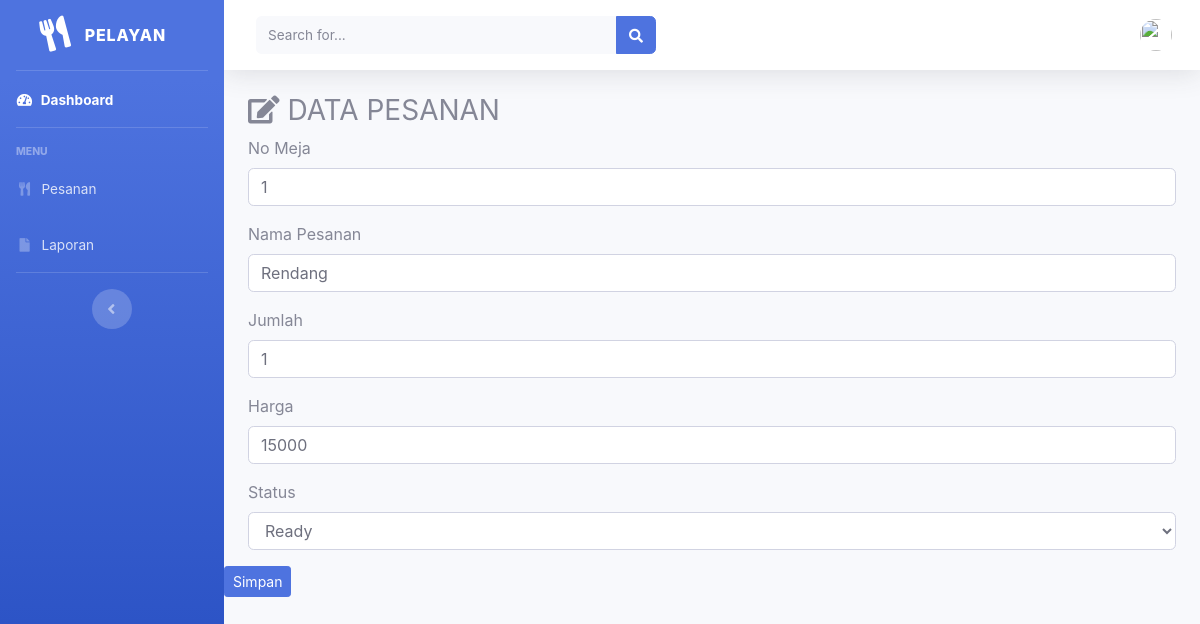
The app's page /pelayan/pesanan/edit/2 with its own data.
### tables this page shows
CREATE TABLE `pesanan` (
  `id` int(11) NOT NULL,
  `no_meja` int(11) NOT NULL,
  `id_produk` int(11) NOT NULL,
  `nama` varchar(30) NOT NULL,
  `jumlah` int(10) NOT NULL,
  `harga` int(125) NOT NULL,
  `gambar` text NOT NULL,
  `status` enum('Ready','Unavailable') NOT NULL
);

### application/controllers/pelayan/pesanan.php (called while the page is built, shortened)
<?php
class Pesanan extends CI_Controller
{
    public function edit($id)
    {
        $data['user'] = $this->db->get_where('user', ['email' => $this->session->userdata('email')])->row_array();
        $where = array('id' => $id);
        $data['pesanan'] = $this->model_pesanan->edit_pesanan($where, 'pesanan')->result();
        $this->load->view('templates/pelayan_header');
        $this->load->view('templates/pelayan_siderbar', $data);
        $this->load->view('pelayan/edit_pesanan', $data);
        $this->load->view('templates/footer');
    }
}

### index.php (called while the page is built, shortened)
<?php
require_once BASEPATH.'core/CodeIgniter.php';

### application/models/model_pesanan.php (called while the page is built, shortened)
<?php
class Model_pesanan extends CI_Model
{
    public function edit_pesanan($where, $table)
    {
        return $this->db->get_where($table, $where);
    }
}

### application/views/pelayan/edit_pesanan.php (the view, shortened to what this page needs)
<div class="container-fluid">
    <h3><i class=" fas fa-edit"></i> DATA PESANAN</h3>
    <?php foreach ($pesanan as $psn) : ?>
        <form method="post" action="<?php echo base_url() . 'pelayan/pesanan/update' ?>">
            <div class="form-group">
                <label>No Meja</label>
                <input type="text" name="no_meja" class="form-control" value="<?php echo $psn->no_meja ?>">
            </div>
            <div class="form-group">
                <label>Nama Pesanan</label>
                <input type="text" name="nama" class="form-control" value="<?php echo $psn->nama ?>">
            </div>
            <div class="form-group">
                <label>Jumlah</label>
                <input type="text" name="jumlah" class="form-control" value="<?php echo $psn->jumlah ?>">
            </div>
            <div class="form-group">
                <label>Harga</label>
                <input type="text" name="harga" class="form-control" value="<?php echo $psn->harga ?>">
            </div>
            <div class="form-group">
                <label>Status</label>
                <select class="form-control" name="status" value="<?php echo $psn->status ?>">
                    <option>Ready</option>
                </select>
            </div>
</div>
<button type="submit" class="btn btn-primary btn-sm"> Simpan </button>
<?php endforeach; ?>
</div>

### records on screen
pesanan: no_meja "1", nama "Rendang", jumlah "1", harga "15000", status "Ready"
